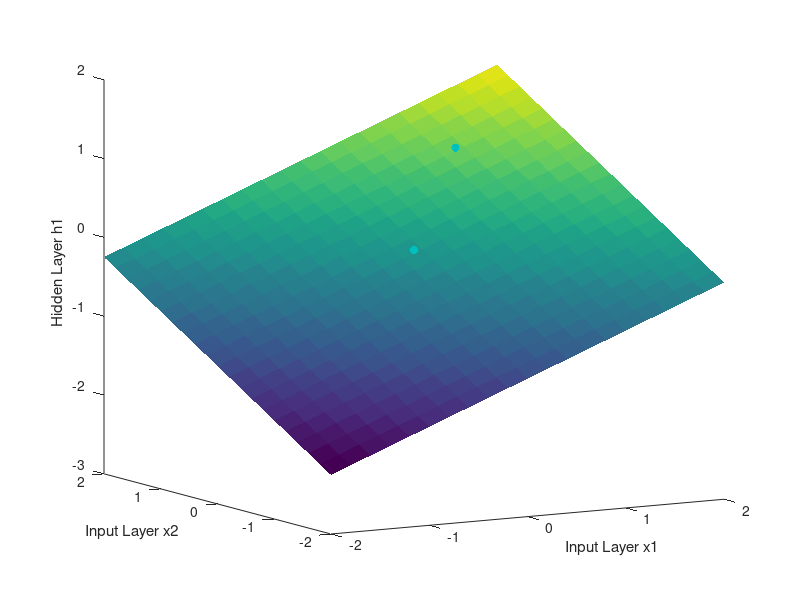

MATLAB code for this plot:
clear all
hold on
x=-2:.2:2;
[X,Y] = meshgrid(x);
a=1; b=1; c=-2; d=-0.5;
Z=(-d- a * X - b * Y)/c;
surf(X,Y,Z)
shading flat
xlabel('Input Layer x1'); ylabel('Input Layer x2'); zlabel('Hidden Layer h1')
scatter3(0,0,0,'filled','MarkerFaceColor',[0 .75 .75])
scatter3(0,1,0,'filled','filled','MarkerFaceColor',[0 .25 .25])
scatter3(1,0,0,'filled','filled','MarkerFaceColor',[0 .25 .25])
scatter3(1,1,1,'filled','MarkerFaceColor',[0 .75 .75])
view(-30,10)